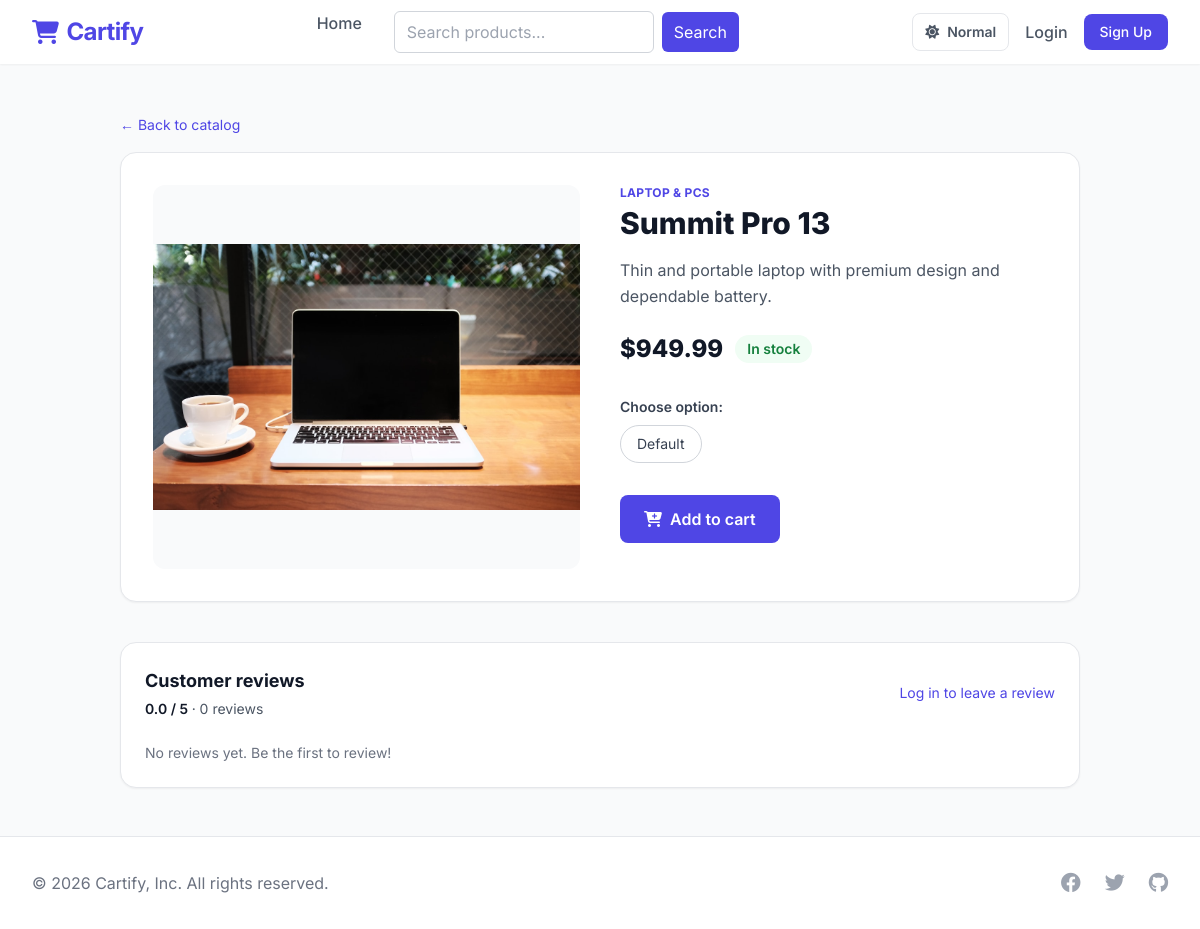
Page /product/134/ on the committed database.
### store/models.py (models this page shows, shortened)
class Product(models.Model):
    category = models.ForeignKey(Category, related_name='products', on_delete=models.CASCADE)
    title = models.CharField(max_length=255)
    image = models.FileField(upload_to='products/images', null=True, blank=True)
    description = models.TextField(blank=True, null=True)
    price = models.DecimalField(max_digits=10, decimal_places=2)
    stock = models.IntegerField(default=0)
    created_at = models.DateTimeField(auto_now_add=True)
    owner = models.ForeignKey(settings.AUTH_USER_MODEL, null=True, blank=True, on_delete=models.SET_NULL, related_name='products')

class Category(models.Model):
    name = models.CharField(max_length=255)
    slug = models.SlugField(unique=True, help_text="Used for clean browser URLs")
    class Meta:
        verbose_name_plural = "Categories"

### store/views/reviews.py (the view)
# urls.py: path('product/<int:product_id>/', product_detail, name='product_detail'),
def product_detail(request, product_id):
    product = get_object_or_404(Product, id=product_id)
    variants = product.variants.all().order_by('size', 'color')
    reviews = product.reviews.all()
    review_count = reviews.count()
    average_rating = reviews.aggregate(avg=Avg('rating'))['avg'] or 0
    user_review = None
    if request.user.is_authenticated:
        user_review = reviews.filter(user=request.user).first()
    can_manage = (
        request.user.is_authenticated and
        request.user.is_seller and
        product.owner_id == request.user.id
    )
    return render(request, 'product_detail.html', {
        'product': product,
        'variants': variants,
        'can_manage_product': can_manage,
        'gallery_images': product.images.all(),
        'reviews': reviews,
        'review_count': review_count,
        'average_rating': average_rating,
        'user_review': user_review,
    })

### store/context_processors.py (called while the page is built, shortened)
def cart_item_count(request):
    if not request.user.is_authenticated:
        return {'cart_count': 0}

### store/templates/product_detail.html (shortened to what this page needs)
{% extends 'base.html' %}
{% block content %}
<div class="max-w-5xl mx-auto px-4 sm:px-6 lg:px-8 py-12">
    <a href="{% url 'index' %}" class="text-sm text-indigo-600 hover:underline">
        &larr; Back to catalog
    </a>
    <div class="mt-4 grid grid-cols-1 md:grid-cols-2 gap-10 bg-white p-8 rounded-2xl shadow-sm border border-gray-200">
        <div>
            {% if product.image %}
                <img src="{{ product.image.url }}" alt="{{ product.title }}"
                     class="w-full h-96 object-contain rounded-xl bg-gray-50">
            {% else %}
                <div class="flex items-center justify-center h-96 w-full bg-gray-50 text-gray-400 rounded-xl">
                    <i class="fa-solid fa-image text-6xl"></i>
                </div>
            {% endif %}
        </div>
        <div class="flex flex-col">
            <p class="text-xs font-bold text-indigo-600 uppercase tracking-wide mb-1">
                {{ product.category.name }}
            </p>
            <h1 class="text-3xl font-extrabold text-gray-900">{{ product.title }}</h1>
            <p class="mt-4 text-gray-600 leading-relaxed">
                {{ product.description|default:"No description available." }}
            </p>
            <div class="mt-6 flex flex-wrap items-center gap-3">
                <p class="text-2xl font-extrabold text-gray-900">${{ product.price }}</p>
                {% if product.stock > 0 %}
                    <span class="inline-flex items-center rounded-full bg-green-50 px-3 py-1 text-sm font-semibold text-green-700">In stock</span>
                {% else %}
                    <span class="inline-flex items-center rounded-full bg-red-50 px-3 py-1 text-sm font-semibold text-red-700">Out of stock</span>
                {% endif %}
            </div>
            <form method="get" action="{% url 'add_to_cart' product.id %}" class="mt-8">
                <p class="text-sm font-semibold text-gray-700 mb-2">Choose option:</p>
                <div class="flex flex-wrap gap-2">
                    {% if variants %}
                        {% for v in variants %}
                            <!-- A radio input disguised as a button. The label is
                                 clickable; the radio stores the variant id. -->
                            <label class="cursor-pointer">
                                <input type="radio" name="variant" value="{{ v.id }}"
                                       class="peer sr-only" {% if forloop.first %}checked{% endif %}>
                                <span class="inline-block px-4 py-2 rounded-full border border-gray-300
                                             text-sm text-gray-700
                                             peer-checked:bg-indigo-600 peer-checked:text-white
                                             peer-checked:border-indigo-600
                                             hover:bg-gray-50">
                                    {{ v.display_name }}
                                </span>
                            </label>
                        {% endfor %}
                    {% else %}
                        <span class="inline-block px-4 py-2 rounded-full border border-gray-300
                                     text-sm text-gray-700">
                            Default
                        </span>
                    {% endif %}
                </div>
                {% if product.stock > 0 %}
                <button type="submit"
                        class="mt-8 inline-flex items-center justify-center px-6 py-3
                               rounded-lg bg-indigo-600 text-white font-semibold
                               hover:bg-indigo-700 transition-colors">
                    <i class="fa-solid fa-cart-plus mr-2"></i> Add to cart
                </button>
                {% else %}
                <button type="button" disabled class="mt-8 inline-flex cursor-not-allowed items-center justify-center px-6 py-3 rounded-lg bg-gray-200 text-gray-500 font-semibold">
                    <i class="fa-solid fa-cart-plus mr-2"></i> Out of stock
                </button>
                {% endif %}
            </form>
        </div>
    </div>
    <div class="mt-10 bg-white p-6 rounded-2xl shadow-sm border border-gray-200">
        <div class="flex items-center justify-between">
            <div>
                <h2 class="text-lg font-bold text-gray-900">Customer reviews</h2>
                <p class="mt-1 text-sm text-gray-600">
                    <span class="font-semibold text-gray-900">
                        {{ average_rating|floatformat:1 }} / 5
                    </span>
                    &middot; {{ review_count }} review{{ review_count|pluralize }}
                </p>
            </div>
            {% if user.is_authenticated and not user_review %}
                <a href="{% url 'add_review' product.id %}"
                   class="inline-flex items-center justify-center px-5 py-2 rounded-lg
                          bg-indigo-600 text-white font-semibold hover:bg-indigo-700 transition-colors">
                    <i class="fa-solid fa-pen mr-2"></i> Leave a review
                </a>
            {% elif user.is_authenticated and user_review %}
                <span class="text-sm text-gray-500">You already reviewed this product.</span>
            {% else %}
                <a href="{% url 'login' %}"
                   class="text-sm text-indigo-600 hover:underline">
                    Log in to leave a review
                </a>
            {% endif %}
        </div>
        <div class="mt-6 space-y-4">
            {% for review in reviews %}
                <div class="border border-gray-100 rounded-xl p-4">
                    <div class="flex items-center justify-between">
                        <div>
                            <p class="text-yellow-500">
                                {% for i in "12345" %}
                                    {% if forloop.counter <= review.rating %}
                                        <i class="fa-solid fa-star"></i>
                                    {% else %}
                                        <i class="fa-regular fa-star"></i>
                                    {% endif %}
                                {% endfor %}
                            </p>
                            <p class="mt-1 text-sm text-gray-700">
                                <span class="font-semibold">
                                    {{ review.user.username|default:"Anonymous" }}
                                </span>
                                {% if review.verified_purchase %}
                                    <span class="ml-2 inline-flex items-center px-2 py-0.5 rounded-full text-xs font-semibold bg-green-50 text-green-700">
                                        <i class="fa-solid fa-circle-check mr-1"></i> Verified purchase
                                    </span>
                                {% endif %}
                            </p>
                        </div>
                        {% if user.is_authenticated and user == review.user or user.is_superuser %}
                            <form method="post" action="{% url 'delete_review' review.id %}"
                                  onsubmit="return confirm('Delete this review?');">
                                {% csrf_token %}
                                <button type="submit"
                                        class="text-xs text-red-600 hover:underline">
                                    Delete
                                </button>
                            </form>
                        {% endif %}
                    </div>
                    {% if review.comment %}
                        <p class="mt-3 text-sm text-gray-700">{{ review.comment }}</p>
                    {% endif %}
                </div>
            {% empty %}
                <p class="text-sm text-gray-500">No reviews yet. Be the first to review!</p>
            {% endfor %}
        </div>
    </div>
</div>
{% endblock %}

### store/templates/base.html (style rules this page uses)
body { font-family: 'Inter', sans-serif; background-color: #f9fafb; }
body, header, footer, main, input, select, textarea, button, a, div, p, span, table, th, td { transition: background-color 180ms ease, border-color 180ms ease, color 180ms ease; }

### rows in the picture
Product: image (picture), category.name "LAPTOP & PCS", title "Summit Pro 13", description "Thin and portable laptop with premium design and dependable battery.", price "949.99"

### other values in the picture
{{ average_rating|floatformat:1 }} "0.0"
{{ review_count }} "0"
